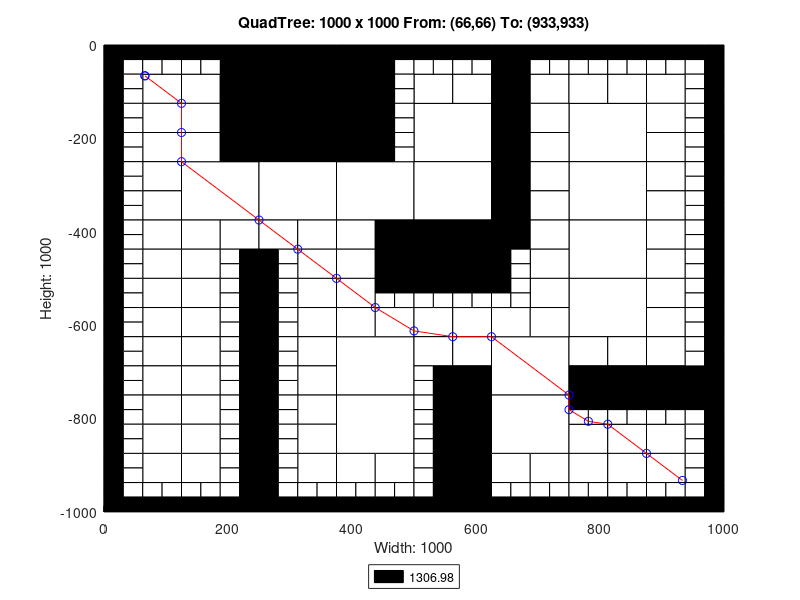

Write MATLAB code to recreate this figure.
axis([0 1000 -1000 0]);
title('QuadTree: 1000 x 1000 From: (66,66) To: (933,933)');
xlabel('Width: 1000');
ylabel('Height: 1000');
rectangle('Position',[250 -125 125 125], 'FaceColor',[0 0 0]);
rectangle('Position',[250 -250 125 125], 'FaceColor',[0 0 0]);
rectangle('Position',[125 -375 125 125], 'FaceColor',[1 1 1]);
rectangle('Position',[250 -375 125 125], 'FaceColor',[1 1 1]);
rectangle('Position',[375 -375 125 125], 'FaceColor',[1 1 1]);
rectangle('Position',[500 -250 125 125], 'FaceColor',[1 1 1]);
rectangle('Position',[750 -250 125 125], 'FaceColor',[1 1 1]);
rectangle('Position',[500 -375 125 125], 'FaceColor',[1 1 1]);
rectangle('Position',[500 -500 125 125], 'FaceColor',[0 0 0]);
rectangle('Position',[750 -375 125 125], 'FaceColor',[1 1 1]);
rectangle('Position',[750 -500 125 125], 'FaceColor',[1 1 1]);
rectangle('Position',[375 -750 125 125], 'FaceColor',[1 1 1]);
rectangle('Position',[375 -875 125 125], 'FaceColor',[1 1 1]);
rectangle('Position',[625 -750 125 125], 'FaceColor',[1 1 1]);
rectangle('Position',[750 -625 125 125], 'FaceColor',[1 1 1]);
rectangle('Position',[625 -875 125 125], 'FaceColor',[1 1 1]);
rectangle('Position',[62.5 -125 62.5 62.5], 'FaceColor',[1 1 1]);
rectangle('Position',[187.5 -62.5 62.5 62.5], 'FaceColor',[0 0 0]);
rectangle('Position',[125 -125 62.5 62.5], 'FaceColor',[1 1 1]);
rectangle('Position',[187.5 -125 62.5 62.5], 'FaceColor',[0 0 0]);
rectangle('Position',[62.5 -187.5 62.5 62.5], 'FaceColor',[1 1 1]);
rectangle('Position',[62.5 -250 62.5 62.5], 'FaceColor',[1 1 1]);
rectangle('Position',[125 -187.5 62.5 62.5], 'FaceColor',[1 1 1]);
rectangle('Position',[187.5 -187.5 62.5 62.5], 'FaceColor',[0 0 0]);
rectangle('Position',[125 -250 62.5 62.5], 'FaceColor',[1 1 1]);
rectangle('Position',[187.5 -250 62.5 62.5], 'FaceColor',[0 0 0]);
rectangle('Position',[375 -62.5 62.5 62.5], 'FaceColor',[0 0 0]);
rectangle('Position',[375 -125 62.5 62.5], 'FaceColor',[0 0 0]);
rectangle('Position',[375 -187.5 62.5 62.5], 'FaceColor',[0 0 0]);
rectangle('Position',[375 -250 62.5 62.5], 'FaceColor',[0 0 0]);
rectangle('Position',[62.5 -312.5 62.5 62.5], 'FaceColor',[1 1 1]);
rectangle('Position',[62.5 -375 62.5 62.5], 'FaceColor',[1 1 1]);
rectangle('Position',[62.5 -437.5 62.5 62.5], 'FaceColor',[1 1 1]);
rectangle('Position',[62.5 -500 62.5 62.5], 'FaceColor',[1 1 1]);
rectangle('Position',[125 -437.5 62.5 62.5], 'FaceColor',[1 1 1]);
rectangle('Position',[187.5 -437.5 62.5 62.5], 'FaceColor',[1 1 1]);
rectangle('Position',[125 -500 62.5 62.5], 'FaceColor',[1 1 1]);
rectangle('Position',[250 -437.5 62.5 62.5], 'FaceColor',[1 1 1]);
rectangle('Position',[312.5 -437.5 62.5 62.5], 'FaceColor',[1 1 1]);
rectangle('Position',[312.5 -500 62.5 62.5], 'FaceColor',[1 1 1]);
rectangle('Position',[375 -437.5 62.5 62.5], 'FaceColor',[1 1 1]);
rectangle('Position',[437.5 -437.5 62.5 62.5], 'FaceColor',[0 0 0]);
rectangle('Position',[375 -500 62.5 62.5], 'FaceColor',[1 1 1]);
rectangle('Position',[437.5 -500 62.5 62.5], 'FaceColor',[0 0 0]);
rectangle('Position',[500 -125 62.5 62.5], 'FaceColor',[1 1 1]);
rectangle('Position',[562.5 -125 62.5 62.5], 'FaceColor',[1 1 1]);
rectangle('Position',[625 -62.5 62.5 62.5], 'FaceColor',[0 0 0]);
rectangle('Position',[625 -125 62.5 62.5], 'FaceColor',[0 0 0]);
rectangle('Position',[687.5 -125 62.5 62.5], 'FaceColor',[1 1 1]);
rectangle('Position',[625 -187.5 62.5 62.5], 'FaceColor',[0 0 0]);
rectangle('Position',[687.5 -187.5 62.5 62.5], 'FaceColor',[1 1 1]);
rectangle('Position',[625 -250 62.5 62.5], 'FaceColor',[0 0 0]);
rectangle('Position',[687.5 -250 62.5 62.5], 'FaceColor',[1 1 1]);
rectangle('Position',[750 -125 62.5 62.5], 'FaceColor',[1 1 1]);
rectangle('Position',[812.5 -125 62.5 62.5], 'FaceColor',[1 1 1]);
rectangle('Position',[875 -125 62.5 62.5], 'FaceColor',[1 1 1]);
rectangle('Position',[875 -187.5 62.5 62.5], 'FaceColor',[1 1 1]);
rectangle('Position',[875 -250 62.5 62.5], 'FaceColor',[1 1 1]);
rectangle('Position',[625 -312.5 62.5 62.5], 'FaceColor',[0 0 0]);
rectangle('Position',[687.5 -312.5 62.5 62.5], 'FaceColor',[1 1 1]);
rectangle('Position',[625 -375 62.5 62.5], 'FaceColor',[0 0 0]);
rectangle('Position',[687.5 -375 62.5 62.5], 'FaceColor',[1 1 1]);
rectangle('Position',[625 -437.5 62.5 62.5], 'FaceColor',[0 0 0]);
rectangle('Position',[687.5 -437.5 62.5 62.5], 'FaceColor',[1 1 1]);
rectangle('Position',[687.5 -500 62.5 62.5], 'FaceColor',[1 1 1]);
rectangle('Position',[875 -312.5 62.5 62.5], 'FaceColor',[1 1 1]);
rectangle('Position',[875 -375 62.5 62.5], 'FaceColor',[1 1 1]);
rectangle('Position',[875 -437.5 62.5 62.5], 'FaceColor',[1 1 1]);
rectangle('Position',[875 -500 62.5 62.5], 'FaceColor',[1 1 1]);
rectangle('Position',[62.5 -562.5 62.5 62.5], 'FaceColor',[1 1 1]);
rectangle('Position',[62.5 -625 62.5 62.5], 'FaceColor',[1 1 1]);
rectangle('Position',[125 -562.5 62.5 62.5], 'FaceColor',[1 1 1]);
rectangle('Position',[125 -625 62.5 62.5], 'FaceColor',[1 1 1]);
rectangle('Position',[62.5 -687.5 62.5 62.5], 'FaceColor',[1 1 1]);
rectangle('Position',[62.5 -750 62.5 62.5], 'FaceColor',[1 1 1]);
rectangle('Position',[125 -687.5 62.5 62.5], 'FaceColor',[1 1 1]);
rectangle('Position',[125 -750 62.5 62.5], 'FaceColor',[1 1 1]);
rectangle('Position',[312.5 -562.5 62.5 62.5], 'FaceColor',[1 1 1]);
rectangle('Position',[312.5 -625 62.5 62.5], 'FaceColor',[1 1 1]);
rectangle('Position',[375 -562.5 62.5 62.5], 'FaceColor',[1 1 1]);
rectangle('Position',[375 -625 62.5 62.5], 'FaceColor',[1 1 1]);
rectangle('Position',[437.5 -625 62.5 62.5], 'FaceColor',[1 1 1]);
rectangle('Position',[312.5 -687.5 62.5 62.5], 'FaceColor',[1 1 1]);
rectangle('Position',[312.5 -750 62.5 62.5], 'FaceColor',[1 1 1]);
rectangle('Position',[62.5 -812.5 62.5 62.5], 'FaceColor',[1 1 1]);
rectangle('Position',[62.5 -875 62.5 62.5], 'FaceColor',[1 1 1]);
rectangle('Position',[125 -812.5 62.5 62.5], 'FaceColor',[1 1 1]);
rectangle('Position',[125 -875 62.5 62.5], 'FaceColor',[1 1 1]);
rectangle('Position',[62.5 -937.5 62.5 62.5], 'FaceColor',[1 1 1]);
rectangle('Position',[125 -937.5 62.5 62.5], 'FaceColor',[1 1 1]);
rectangle('Position',[312.5 -812.5 62.5 62.5], 'FaceColor',[1 1 1]);
rectangle('Position',[312.5 -875 62.5 62.5], 'FaceColor',[1 1 1]);
rectangle('Position',[312.5 -937.5 62.5 62.5], 'FaceColor',[1 1 1]);
rectangle('Position',[375 -937.5 62.5 62.5], 'FaceColor',[1 1 1]);
rectangle('Position',[437.5 -937.5 62.5 62.5], 'FaceColor',[1 1 1]);
rectangle('Position',[500 -625 62.5 62.5], 'FaceColor',[1 1 1]);
rectangle('Position',[562.5 -625 62.5 62.5], 'FaceColor',[1 1 1]);
rectangle('Position',[687.5 -562.5 62.5 62.5], 'FaceColor',[1 1 1]);
rectangle('Position',[625 -625 62.5 62.5], 'FaceColor',[1 1 1]);
rectangle('Position',[687.5 -625 62.5 62.5], 'FaceColor',[1 1 1]);
rectangle('Position',[500 -687.5 62.5 62.5], 'FaceColor',[1 1 1]);
rectangle('Position',[562.5 -687.5 62.5 62.5], 'FaceColor',[1 1 1]);
rectangle('Position',[562.5 -750 62.5 62.5], 'FaceColor',[0 0 0]);
rectangle('Position',[875 -562.5 62.5 62.5], 'FaceColor',[1 1 1]);
rectangle('Position',[875 -625 62.5 62.5], 'FaceColor',[1 1 1]);
rectangle('Position',[750 -687.5 62.5 62.5], 'FaceColor',[1 1 1]);
rectangle('Position',[812.5 -687.5 62.5 62.5], 'FaceColor',[1 1 1]);
rectangle('Position',[750 -750 62.5 62.5], 'FaceColor',[0 0 0]);
rectangle('Position',[812.5 -750 62.5 62.5], 'FaceColor',[0 0 0]);
rectangle('Position',[875 -687.5 62.5 62.5], 'FaceColor',[1 1 1]);
rectangle('Position',[875 -750 62.5 62.5], 'FaceColor',[0 0 0]);
rectangle('Position',[937.5 -750 62.5 62.5], 'FaceColor',[0 0 0]);
rectangle('Position',[562.5 -812.5 62.5 62.5], 'FaceColor',[0 0 0]);
rectangle('Position',[562.5 -875 62.5 62.5], 'FaceColor',[0 0 0]);
rectangle('Position',[562.5 -937.5 62.5 62.5], 'FaceColor',[0 0 0]);
rectangle('Position',[562.5 -1000 62.5 62.5], 'FaceColor',[0 0 0]);
rectangle('Position',[625 -937.5 62.5 62.5], 'FaceColor',[1 1 1]);
rectangle('Position',[687.5 -937.5 62.5 62.5], 'FaceColor',[1 1 1]);
rectangle('Position',[750 -875 62.5 62.5], 'FaceColor',[1 1 1]);
rectangle('Position',[812.5 -875 62.5 62.5], 'FaceColor',[1 1 1]);
rectangle('Position',[875 -875 62.5 62.5], 'FaceColor',[1 1 1]);
rectangle('Position',[750 -937.5 62.5 62.5], 'FaceColor',[1 1 1]);
rectangle('Position',[812.5 -937.5 62.5 62.5], 'FaceColor',[1 1 1]);
rectangle('Position',[875 -937.5 62.5 62.5], 'FaceColor',[1 1 1]);
rectangle('Position',[0 -31.25 31.25 31.25], 'FaceColor',[0 0 0]);
rectangle('Position',[31.25 -31.25 31.25 31.25], 'FaceColor',[0 0 0]);
rectangle('Position',[0 -62.5 31.25 31.25], 'FaceColor',[0 0 0]);
rectangle('Position',[31.25 -62.5 31.25 31.25], 'FaceColor',[1 1 1]);
rectangle('Position',[62.5 -31.25 31.25 31.25], 'FaceColor',[0 0 0]);
rectangle('Position',[93.75 -31.25 31.25 31.25], 'FaceColor',[0 0 0]);
rectangle('Position',[62.5 -62.5 31.25 31.25], 'FaceColor',[1 1 1]);
rectangle('Position',[93.75 -62.5 31.25 31.25], 'FaceColor',[1 1 1]);
rectangle('Position',[0 -93.75 31.25 31.25], 'FaceColor',[0 0 0]);
rectangle('Position',[31.25 -93.75 31.25 31.25], 'FaceColor',[1 1 1]);
rectangle('Position',[0 -125 31.25 31.25], 'FaceColor',[0 0 0]);
rectangle('Position',[31.25 -125 31.25 31.25], 'FaceColor',[1 1 1]);
rectangle('Position',[125 -31.25 31.25 31.25], 'FaceColor',[0 0 0]);
rectangle('Position',[156.25 -31.25 31.25 31.25], 'FaceColor',[0 0 0]);
rectangle('Position',[125 -62.5 31.25 31.25], 'FaceColor',[1 1 1]);
rectangle('Position',[156.25 -62.5 31.25 31.25], 'FaceColor',[1 1 1]);
rectangle('Position',[0 -156.25 31.25 31.25], 'FaceColor',[0 0 0]);
rectangle('Position',[31.25 -156.25 31.25 31.25], 'FaceColor',[1 1 1]);
rectangle('Position',[0 -187.5 31.25 31.25], 'FaceColor',[0 0 0]);
rectangle('Position',[31.25 -187.5 31.25 31.25], 'FaceColor',[1 1 1]);
rectangle('Position',[0 -218.75 31.25 31.25], 'FaceColor',[0 0 0]);
rectangle('Position',[31.25 -218.75 31.25 31.25], 'FaceColor',[1 1 1]);
rectangle('Position',[0 -250 31.25 31.25], 'FaceColor',[0 0 0]);
rectangle('Position',[31.25 -250 31.25 31.25], 'FaceColor',[1 1 1]);
rectangle('Position',[437.5 -31.25 31.25 31.25], 'FaceColor',[0 0 0]);
rectangle('Position',[468.75 -31.25 31.25 31.25], 'FaceColor',[0 0 0]);
rectangle('Position',[437.5 -62.5 31.25 31.25], 'FaceColor',[0 0 0]);
rectangle('Position',[468.75 -62.5 31.25 31.25], 'FaceColor',[1 1 1]);
rectangle('Position',[437.5 -93.75 31.25 31.25], 'FaceColor',[0 0 0]);
rectangle('Position',[468.75 -93.75 31.25 31.25], 'FaceColor',[1 1 1]);
rectangle('Position',[437.5 -125 31.25 31.25], 'FaceColor',[0 0 0]);
rectangle('Position',[468.75 -125 31.25 31.25], 'FaceColor',[1 1 1]);
rectangle('Position',[437.5 -156.25 31.25 31.25], 'FaceColor',[0 0 0]);
rectangle('Position',[468.75 -156.25 31.25 31.25], 'FaceColor',[1 1 1]);
rectangle('Position',[437.5 -187.5 31.25 31.25], 'FaceColor',[0 0 0]);
rectangle('Position',[468.75 -187.5 31.25 31.25], 'FaceColor',[1 1 1]);
rectangle('Position',[437.5 -218.75 31.25 31.25], 'FaceColor',[0 0 0]);
rectangle('Position',[468.75 -218.75 31.25 31.25], 'FaceColor',[1 1 1]);
rectangle('Position',[437.5 -250 31.25 31.25], 'FaceColor',[0 0 0]);
rectangle('Position',[468.75 -250 31.25 31.25], 'FaceColor',[1 1 1]);
rectangle('Position',[0 -281.25 31.25 31.25], 'FaceColor',[0 0 0]);
rectangle('Position',[31.25 -281.25 31.25 31.25], 'FaceColor',[1 1 1]);
rectangle('Position',[0 -312.5 31.25 31.25], 'FaceColor',[0 0 0]);
rectangle('Position',[31.25 -312.5 31.25 31.25], 'FaceColor',[1 1 1]);
rectangle('Position',[0 -343.75 31.25 31.25], 'FaceColor',[0 0 0]);
rectangle('Position',[31.25 -343.75 31.25 31.25], 'FaceColor',[1 1 1]);
rectangle('Position',[0 -375 31.25 31.25], 'FaceColor',[0 0 0]);
rectangle('Position',[31.25 -375 31.25 31.25], 'FaceColor',[1 1 1]);
rectangle('Position',[0 -406.25 31.25 31.25], 'FaceColor',[0 0 0]);
rectangle('Position',[31.25 -406.25 31.25 31.25], 'FaceColor',[1 1 1]);
rectangle('Position',[0 -437.5 31.25 31.25], 'FaceColor',[0 0 0]);
rectangle('Position',[31.25 -437.5 31.25 31.25], 'FaceColor',[1 1 1]);
rectangle('Position',[0 -468.75 31.25 31.25], 'FaceColor',[0 0 0]);
rectangle('Position',[31.25 -468.75 31.25 31.25], 'FaceColor',[1 1 1]);
rectangle('Position',[0 -500 31.25 31.25], 'FaceColor',[0 0 0]);
rectangle('Position',[31.25 -500 31.25 31.25], 'FaceColor',[1 1 1]);
rectangle('Position',[187.5 -468.75 31.25 31.25], 'FaceColor',[1 1 1]);
rectangle('Position',[218.75 -468.75 31.25 31.25], 'FaceColor',[0 0 0]);
rectangle('Position',[187.5 -500 31.25 31.25], 'FaceColor',[1 1 1]);
rectangle('Position',[218.75 -500 31.25 31.25], 'FaceColor',[0 0 0]);
rectangle('Position',[250 -468.75 31.25 31.25], 'FaceColor',[0 0 0]);
rectangle('Position',[281.25 -468.75 31.25 31.25], 'FaceColor',[1 1 1]);
rectangle('Position',[250 -500 31.25 31.25], 'FaceColor',[0 0 0]);
rectangle('Position',[281.25 -500 31.25 31.25], 'FaceColor',[1 1 1]);
rectangle('Position',[500 -31.25 31.25 31.25], 'FaceColor',[0 0 0]);
rectangle('Position',[531.25 -31.25 31.25 31.25], 'FaceColor',[0 0 0]);
rectangle('Position',[500 -62.5 31.25 31.25], 'FaceColor',[1 1 1]);
rectangle('Position',[531.25 -62.5 31.25 31.25], 'FaceColor',[1 1 1]);
rectangle('Position',[562.5 -31.25 31.25 31.25], 'FaceColor',[0 0 0]);
rectangle('Position',[593.75 -31.25 31.25 31.25], 'FaceColor',[0 0 0]);
rectangle('Position',[562.5 -62.5 31.25 31.25], 'FaceColor',[1 1 1]);
rectangle('Position',[593.75 -62.5 31.25 31.25], 'FaceColor',[1 1 1]);
rectangle('Position',[687.5 -31.25 31.25 31.25], 'FaceColor',[0 0 0]);
rectangle('Position',[718.75 -31.25 31.25 31.25], 'FaceColor',[0 0 0]);
rectangle('Position',[687.5 -62.5 31.25 31.25], 'FaceColor',[1 1 1]);
rectangle('Position',[718.75 -62.5 31.25 31.25], 'FaceColor',[1 1 1]);
rectangle('Position',[750 -31.25 31.25 31.25], 'FaceColor',[0 0 0]);
rectangle('Position',[781.25 -31.25 31.25 31.25], 'FaceColor',[0 0 0]);
rectangle('Position',[750 -62.5 31.25 31.25], 'FaceColor',[1 1 1]);
rectangle('Position',[781.25 -62.5 31.25 31.25], 'FaceColor',[1 1 1]);
rectangle('Position',[812.5 -31.25 31.25 31.25], 'FaceColor',[0 0 0]);
rectangle('Position',[843.75 -31.25 31.25 31.25], 'FaceColor',[0 0 0]);
rectangle('Position',[812.5 -62.5 31.25 31.25], 'FaceColor',[1 1 1]);
rectangle('Position',[843.75 -62.5 31.25 31.25], 'FaceColor',[1 1 1]);
rectangle('Position',[875 -31.25 31.25 31.25], 'FaceColor',[0 0 0]);
rectangle('Position',[906.25 -31.25 31.25 31.25], 'FaceColor',[0 0 0]);
rectangle('Position',[875 -62.5 31.25 31.25], 'FaceColor',[1 1 1]);
rectangle('Position',[906.25 -62.5 31.25 31.25], 'FaceColor',[1 1 1]);
rectangle('Position',[937.5 -31.25 31.25 31.25], 'FaceColor',[0 0 0]);
rectangle('Position',[968.75 -31.25 31.25 31.25], 'FaceColor',[0 0 0]);
rectangle('Position',[937.5 -62.5 31.25 31.25], 'FaceColor',[1 1 1]);
rectangle('Position',[968.75 -62.5 31.25 31.25], 'FaceColor',[0 0 0]);
rectangle('Position',[937.5 -93.75 31.25 31.25], 'FaceColor',[1 1 1]);
rectangle('Position',[968.75 -93.75 31.25 31.25], 'FaceColor',[0 0 0]);
rectangle('Position',[937.5 -125 31.25 31.25], 'FaceColor',[1 1 1]);
rectangle('Position',[968.75 -125 31.25 31.25], 'FaceColor',[0 0 0]);
rectangle('Position',[937.5 -156.25 31.25 31.25], 'FaceColor',[1 1 1]);
rectangle('Position',[968.75 -156.25 31.25 31.25], 'FaceColor',[0 0 0]);
rectangle('Position',[937.5 -187.5 31.25 31.25], 'FaceColor',[1 1 1]);
rectangle('Position',[968.75 -187.5 31.25 31.25], 'FaceColor',[0 0 0]);
rectangle('Position',[937.5 -218.75 31.25 31.25], 'FaceColor',[1 1 1]);
rectangle('Position',[968.75 -218.75 31.25 31.25], 'FaceColor',[0 0 0]);
rectangle('Position',[937.5 -250 31.25 31.25], 'FaceColor',[1 1 1]);
rectangle('Position',[968.75 -250 31.25 31.25], 'FaceColor',[0 0 0]);
rectangle('Position',[625 -468.75 31.25 31.25], 'FaceColor',[0 0 0]);
rectangle('Position',[656.25 -468.75 31.25 31.25], 'FaceColor',[1 1 1]);
rectangle('Position',[625 -500 31.25 31.25], 'FaceColor',[0 0 0]);
rectangle('Position',[656.25 -500 31.25 31.25], 'FaceColor',[1 1 1]);
rectangle('Position',[937.5 -281.25 31.25 31.25], 'FaceColor',[1 1 1]);
rectangle('Position',[968.75 -281.25 31.25 31.25], 'FaceColor',[0 0 0]);
rectangle('Position',[937.5 -312.5 31.25 31.25], 'FaceColor',[1 1 1]);
rectangle('Position',[968.75 -312.5 31.25 31.25], 'FaceColor',[0 0 0]);
rectangle('Position',[937.5 -343.75 31.25 31.25], 'FaceColor',[1 1 1]);
rectangle('Position',[968.75 -343.75 31.25 31.25], 'FaceColor',[0 0 0]);
rectangle('Position',[937.5 -375 31.25 31.25], 'FaceColor',[1 1 1]);
rectangle('Position',[968.75 -375 31.25 31.25], 'FaceColor',[0 0 0]);
rectangle('Position',[937.5 -406.25 31.25 31.25], 'FaceColor',[1 1 1]);
rectangle('Position',[968.75 -406.25 31.25 31.25], 'FaceColor',[0 0 0]);
rectangle('Position',[937.5 -437.5 31.25 31.25], 'FaceColor',[1 1 1]);
rectangle('Position',[968.75 -437.5 31.25 31.25], 'FaceColor',[0 0 0]);
rectangle('Position',[937.5 -468.75 31.25 31.25], 'FaceColor',[1 1 1]);
rectangle('Position',[968.75 -468.75 31.25 31.25], 'FaceColor',[0 0 0]);
rectangle('Position',[937.5 -500 31.25 31.25], 'FaceColor',[1 1 1]);
rectangle('Position',[968.75 -500 31.25 31.25], 'FaceColor',[0 0 0]);
rectangle('Position',[0 -531.25 31.25 31.25], 'FaceColor',[0 0 0]);
rectangle('Position',[31.25 -531.25 31.25 31.25], 'FaceColor',[1 1 1]);
rectangle('Position',[0 -562.5 31.25 31.25], 'FaceColor',[0 0 0]);
rectangle('Position',[31.25 -562.5 31.25 31.25], 'FaceColor',[1 1 1]);
rectangle('Position',[0 -593.75 31.25 31.25], 'FaceColor',[0 0 0]);
rectangle('Position',[31.25 -593.75 31.25 31.25], 'FaceColor',[1 1 1]);
rectangle('Position',[0 -625 31.25 31.25], 'FaceColor',[0 0 0]);
rectangle('Position',[31.25 -625 31.25 31.25], 'FaceColor',[1 1 1]);
rectangle('Position',[187.5 -531.25 31.25 31.25], 'FaceColor',[1 1 1]);
rectangle('Position',[218.75 -531.25 31.25 31.25], 'FaceColor',[0 0 0]);
rectangle('Position',[187.5 -562.5 31.25 31.25], 'FaceColor',[1 1 1]);
rectangle('Position',[218.75 -562.5 31.25 31.25], 'FaceColor',[0 0 0]);
rectangle('Position',[187.5 -593.75 31.25 31.25], 'FaceColor',[1 1 1]);
rectangle('Position',[218.75 -593.75 31.25 31.25], 'FaceColor',[0 0 0]);
rectangle('Position',[187.5 -625 31.25 31.25], 'FaceColor',[1 1 1]);
rectangle('Position',[218.75 -625 31.25 31.25], 'FaceColor',[0 0 0]);
rectangle('Position',[0 -656.25 31.25 31.25], 'FaceColor',[0 0 0]);
rectangle('Position',[31.25 -656.25 31.25 31.25], 'FaceColor',[1 1 1]);
rectangle('Position',[0 -687.5 31.25 31.25], 'FaceColor',[0 0 0]);
rectangle('Position',[31.25 -687.5 31.25 31.25], 'FaceColor',[1 1 1]);
rectangle('Position',[0 -718.75 31.25 31.25], 'FaceColor',[0 0 0]);
rectangle('Position',[31.25 -718.75 31.25 31.25], 'FaceColor',[1 1 1]);
rectangle('Position',[0 -750 31.25 31.25], 'FaceColor',[0 0 0]);
rectangle('Position',[31.25 -750 31.25 31.25], 'FaceColor',[1 1 1]);
rectangle('Position',[187.5 -656.25 31.25 31.25], 'FaceColor',[1 1 1]);
rectangle('Position',[218.75 -656.25 31.25 31.25], 'FaceColor',[0 0 0]);
rectangle('Position',[187.5 -687.5 31.25 31.25], 'FaceColor',[1 1 1]);
rectangle('Position',[218.75 -687.5 31.25 31.25], 'FaceColor',[0 0 0]);
rectangle('Position',[187.5 -718.75 31.25 31.25], 'FaceColor',[1 1 1]);
rectangle('Position',[218.75 -718.75 31.25 31.25], 'FaceColor',[0 0 0]);
rectangle('Position',[187.5 -750 31.25 31.25], 'FaceColor',[1 1 1]);
rectangle('Position',[218.75 -750 31.25 31.25], 'FaceColor',[0 0 0]);
rectangle('Position',[250 -531.25 31.25 31.25], 'FaceColor',[0 0 0]);
rectangle('Position',[281.25 -531.25 31.25 31.25], 'FaceColor',[1 1 1]);
rectangle('Position',[250 -562.5 31.25 31.25], 'FaceColor',[0 0 0]);
rectangle('Position',[281.25 -562.5 31.25 31.25], 'FaceColor',[1 1 1]);
rectangle('Position',[250 -593.75 31.25 31.25], 'FaceColor',[0 0 0]);
rectangle('Position',[281.25 -593.75 31.25 31.25], 'FaceColor',[1 1 1]);
rectangle('Position',[250 -625 31.25 31.25], 'FaceColor',[0 0 0]);
rectangle('Position',[281.25 -625 31.25 31.25], 'FaceColor',[1 1 1]);
rectangle('Position',[437.5 -531.25 31.25 31.25], 'FaceColor',[0 0 0]);
rectangle('Position',[468.75 -531.25 31.25 31.25], 'FaceColor',[0 0 0]);
rectangle('Position',[437.5 -562.5 31.25 31.25], 'FaceColor',[1 1 1]);
rectangle('Position',[468.75 -562.5 31.25 31.25], 'FaceColor',[1 1 1]);
rectangle('Position',[250 -656.25 31.25 31.25], 'FaceColor',[0 0 0]);
rectangle('Position',[281.25 -656.25 31.25 31.25], 'FaceColor',[1 1 1]);
rectangle('Position',[250 -687.5 31.25 31.25], 'FaceColor',[0 0 0]);
rectangle('Position',[281.25 -687.5 31.25 31.25], 'FaceColor',[1 1 1]);
rectangle('Position',[250 -718.75 31.25 31.25], 'FaceColor',[0 0 0]);
rectangle('Position',[281.25 -718.75 31.25 31.25], 'FaceColor',[1 1 1]);
rectangle('Position',[250 -750 31.25 31.25], 'FaceColor',[0 0 0]);
rectangle('Position',[281.25 -750 31.25 31.25], 'FaceColor',[1 1 1]);
rectangle('Position',[0 -781.25 31.25 31.25], 'FaceColor',[0 0 0]);
rectangle('Position',[31.25 -781.25 31.25 31.25], 'FaceColor',[1 1 1]);
rectangle('Position',[0 -812.5 31.25 31.25], 'FaceColor',[0 0 0]);
rectangle('Position',[31.25 -812.5 31.25 31.25], 'FaceColor',[1 1 1]);
rectangle('Position',[0 -843.75 31.25 31.25], 'FaceColor',[0 0 0]);
rectangle('Position',[31.25 -843.75 31.25 31.25], 'FaceColor',[1 1 1]);
rectangle('Position',[0 -875 31.25 31.25], 'FaceColor',[0 0 0]);
rectangle('Position',[31.25 -875 31.25 31.25], 'FaceColor',[1 1 1]);
rectangle('Position',[187.5 -781.25 31.25 31.25], 'FaceColor',[1 1 1]);
rectangle('Position',[218.75 -781.25 31.25 31.25], 'FaceColor',[0 0 0]);
rectangle('Position',[187.5 -812.5 31.25 31.25], 'FaceColor',[1 1 1]);
rectangle('Position',[218.75 -812.5 31.25 31.25], 'FaceColor',[0 0 0]);
rectangle('Position',[187.5 -843.75 31.25 31.25], 'FaceColor',[1 1 1]);
rectangle('Position',[218.75 -843.75 31.25 31.25], 'FaceColor',[0 0 0]);
rectangle('Position',[187.5 -875 31.25 31.25], 'FaceColor',[1 1 1]);
rectangle('Position',[218.75 -875 31.25 31.25], 'FaceColor',[0 0 0]);
rectangle('Position',[0 -906.25 31.25 31.25], 'FaceColor',[0 0 0]);
rectangle('Position',[31.25 -906.25 31.25 31.25], 'FaceColor',[1 1 1]);
rectangle('Position',[0 -937.5 31.25 31.25], 'FaceColor',[0 0 0]);
rectangle('Position',[31.25 -937.5 31.25 31.25], 'FaceColor',[1 1 1]);
rectangle('Position',[0 -968.75 31.25 31.25], 'FaceColor',[0 0 0]);
rectangle('Position',[31.25 -968.75 31.25 31.25], 'FaceColor',[1 1 1]);
rectangle('Position',[0 -1000 31.25 31.25], 'FaceColor',[0 0 0]);
rectangle('Position',[31.25 -1000 31.25 31.25], 'FaceColor',[0 0 0]);
rectangle('Position',[62.5 -968.75 31.25 31.25], 'FaceColor',[1 1 1]);
rectangle('Position',[93.75 -968.75 31.25 31.25], 'FaceColor',[1 1 1]);
rectangle('Position',[62.5 -1000 31.25 31.25], 'FaceColor',[0 0 0]);
rectangle('Position',[93.75 -1000 31.25 31.25], 'FaceColor',[0 0 0]);
rectangle('Position',[187.5 -906.25 31.25 31.25], 'FaceColor',[1 1 1]);
rectangle('Position',[218.75 -906.25 31.25 31.25], 'FaceColor',[0 0 0]);
rectangle('Position',[187.5 -937.5 31.25 31.25], 'FaceColor',[1 1 1]);
rectangle('Position',[218.75 -937.5 31.25 31.25], 'FaceColor',[0 0 0]);
rectangle('Position',[125 -968.75 31.25 31.25], 'FaceColor',[1 1 1]);
rectangle('Position',[156.25 -968.75 31.25 31.25], 'FaceColor',[1 1 1]);
rectangle('Position',[125 -1000 31.25 31.25], 'FaceColor',[0 0 0]);
rectangle('Position',[156.25 -1000 31.25 31.25], 'FaceColor',[0 0 0]);
rectangle('Position',[187.5 -968.75 31.25 31.25], 'FaceColor',[1 1 1]);
rectangle('Position',[218.75 -968.75 31.25 31.25], 'FaceColor',[0 0 0]);
rectangle('Position',[187.5 -1000 31.25 31.25], 'FaceColor',[0 0 0]);
rectangle('Position',[218.75 -1000 31.25 31.25], 'FaceColor',[0 0 0]);
rectangle('Position',[250 -781.25 31.25 31.25], 'FaceColor',[0 0 0]);
rectangle('Position',[281.25 -781.25 31.25 31.25], 'FaceColor',[1 1 1]);
rectangle('Position',[250 -812.5 31.25 31.25], 'FaceColor',[0 0 0]);
rectangle('Position',[281.25 -812.5 31.25 31.25], 'FaceColor',[1 1 1]);
rectangle('Position',[250 -843.75 31.25 31.25], 'FaceColor',[0 0 0]);
rectangle('Position',[281.25 -843.75 31.25 31.25], 'FaceColor',[1 1 1]);
rectangle('Position',[250 -875 31.25 31.25], 'FaceColor',[0 0 0]);
rectangle('Position',[281.25 -875 31.25 31.25], 'FaceColor',[1 1 1]);
rectangle('Position',[250 -906.25 31.25 31.25], 'FaceColor',[0 0 0]);
rectangle('Position',[281.25 -906.25 31.25 31.25], 'FaceColor',[1 1 1]);
rectangle('Position',[250 -937.5 31.25 31.25], 'FaceColor',[0 0 0]);
rectangle('Position',[281.25 -937.5 31.25 31.25], 'FaceColor',[1 1 1]);
rectangle('Position',[250 -968.75 31.25 31.25], 'FaceColor',[0 0 0]);
rectangle('Position',[281.25 -968.75 31.25 31.25], 'FaceColor',[1 1 1]);
rectangle('Position',[250 -1000 31.25 31.25], 'FaceColor',[0 0 0]);
rectangle('Position',[281.25 -1000 31.25 31.25], 'FaceColor',[0 0 0]);
rectangle('Position',[312.5 -968.75 31.25 31.25], 'FaceColor',[1 1 1]);
rectangle('Position',[343.75 -968.75 31.25 31.25], 'FaceColor',[1 1 1]);
rectangle('Position',[312.5 -1000 31.25 31.25], 'FaceColor',[0 0 0]);
rectangle('Position',[343.75 -1000 31.25 31.25], 'FaceColor',[0 0 0]);
rectangle('Position',[375 -968.75 31.25 31.25], 'FaceColor',[1 1 1]);
rectangle('Position',[406.25 -968.75 31.25 31.25], 'FaceColor',[1 1 1]);
rectangle('Position',[375 -1000 31.25 31.25], 'FaceColor',[0 0 0]);
rectangle('Position',[406.25 -1000 31.25 31.25], 'FaceColor',[0 0 0]);
rectangle('Position',[437.5 -968.75 31.25 31.25], 'FaceColor',[1 1 1]);
rectangle('Position',[468.75 -968.75 31.25 31.25], 'FaceColor',[1 1 1]);
rectangle('Position',[437.5 -1000 31.25 31.25], 'FaceColor',[0 0 0]);
rectangle('Position',[468.75 -1000 31.25 31.25], 'FaceColor',[0 0 0]);
rectangle('Position',[500 -531.25 31.25 31.25], 'FaceColor',[0 0 0]);
rectangle('Position',[531.25 -531.25 31.25 31.25], 'FaceColor',[0 0 0]);
rectangle('Position',[500 -562.5 31.25 31.25], 'FaceColor',[1 1 1]);
rectangle('Position',[531.25 -562.5 31.25 31.25], 'FaceColor',[1 1 1]);
rectangle('Position',[562.5 -531.25 31.25 31.25], 'FaceColor',[0 0 0]);
rectangle('Position',[593.75 -531.25 31.25 31.25], 'FaceColor',[0 0 0]);
rectangle('Position',[562.5 -562.5 31.25 31.25], 'FaceColor',[1 1 1]);
rectangle('Position',[593.75 -562.5 31.25 31.25], 'FaceColor',[1 1 1]);
rectangle('Position',[625 -531.25 31.25 31.25], 'FaceColor',[0 0 0]);
rectangle('Position',[656.25 -531.25 31.25 31.25], 'FaceColor',[1 1 1]);
rectangle('Position',[625 -562.5 31.25 31.25], 'FaceColor',[1 1 1]);
rectangle('Position',[656.25 -562.5 31.25 31.25], 'FaceColor',[1 1 1]);
rectangle('Position',[500 -718.75 31.25 31.25], 'FaceColor',[1 1 1]);
rectangle('Position',[531.25 -718.75 31.25 31.25], 'FaceColor',[0 0 0]);
rectangle('Position',[500 -750 31.25 31.25], 'FaceColor',[1 1 1]);
rectangle('Position',[531.25 -750 31.25 31.25], 'FaceColor',[0 0 0]);
rectangle('Position',[937.5 -531.25 31.25 31.25], 'FaceColor',[1 1 1]);
rectangle('Position',[968.75 -531.25 31.25 31.25], 'FaceColor',[0 0 0]);
rectangle('Position',[937.5 -562.5 31.25 31.25], 'FaceColor',[1 1 1]);
rectangle('Position',[968.75 -562.5 31.25 31.25], 'FaceColor',[0 0 0]);
rectangle('Position',[937.5 -593.75 31.25 31.25], 'FaceColor',[1 1 1]);
rectangle('Position',[968.75 -593.75 31.25 31.25], 'FaceColor',[0 0 0]);
rectangle('Position',[937.5 -625 31.25 31.25], 'FaceColor',[1 1 1]);
rectangle('Position',[968.75 -625 31.25 31.25], 'FaceColor',[0 0 0]);
rectangle('Position',[937.5 -656.25 31.25 31.25], 'FaceColor',[1 1 1]);
rectangle('Position',[968.75 -656.25 31.25 31.25], 'FaceColor',[0 0 0]);
rectangle('Position',[937.5 -687.5 31.25 31.25], 'FaceColor',[1 1 1]);
rectangle('Position',[968.75 -687.5 31.25 31.25], 'FaceColor',[0 0 0]);
rectangle('Position',[500 -781.25 31.25 31.25], 'FaceColor',[1 1 1]);
rectangle('Position',[531.25 -781.25 31.25 31.25], 'FaceColor',[0 0 0]);
rectangle('Position',[500 -812.5 31.25 31.25], 'FaceColor',[1 1 1]);
rectangle('Position',[531.25 -812.5 31.25 31.25], 'FaceColor',[0 0 0]);
rectangle('Position',[500 -843.75 31.25 31.25], 'FaceColor',[1 1 1]);
rectangle('Position',[531.25 -843.75 31.25 31.25], 'FaceColor',[0 0 0]);
rectangle('Position',[500 -875 31.25 31.25], 'FaceColor',[1 1 1]);
rectangle('Position',[531.25 -875 31.25 31.25], 'FaceColor',[0 0 0]);
rectangle('Position',[500 -906.25 31.25 31.25], 'FaceColor',[1 1 1]);
rectangle('Position',[531.25 -906.25 31.25 31.25], 'FaceColor',[0 0 0]);
rectangle('Position',[500 -937.5 31.25 31.25], 'FaceColor',[1 1 1]);
rectangle('Position',[531.25 -937.5 31.25 31.25], 'FaceColor',[0 0 0]);
rectangle('Position',[500 -968.75 31.25 31.25], 'FaceColor',[1 1 1]);
rectangle('Position',[531.25 -968.75 31.25 31.25], 'FaceColor',[0 0 0]);
rectangle('Position',[500 -1000 31.25 31.25], 'FaceColor',[0 0 0]);
rectangle('Position',[531.25 -1000 31.25 31.25], 'FaceColor',[0 0 0]);
rectangle('Position',[625 -968.75 31.25 31.25], 'FaceColor',[1 1 1]);
rectangle('Position',[656.25 -968.75 31.25 31.25], 'FaceColor',[1 1 1]);
rectangle('Position',[625 -1000 31.25 31.25], 'FaceColor',[0 0 0]);
rectangle('Position',[656.25 -1000 31.25 31.25], 'FaceColor',[0 0 0]);
rectangle('Position',[687.5 -968.75 31.25 31.25], 'FaceColor',[1 1 1]);
rectangle('Position',[718.75 -968.75 31.25 31.25], 'FaceColor',[1 1 1]);
rectangle('Position',[687.5 -1000 31.25 31.25], 'FaceColor',[0 0 0]);
rectangle('Position',[718.75 -1000 31.25 31.25], 'FaceColor',[0 0 0]);
rectangle('Position',[750 -781.25 31.25 31.25], 'FaceColor',[0 0 0]);
rectangle('Position',[781.25 -781.25 31.25 31.25], 'FaceColor',[0 0 0]);
rectangle('Position',[750 -812.5 31.25 31.25], 'FaceColor',[1 1 1]);
rectangle('Position',[781.25 -812.5 31.25 31.25], 'FaceColor',[1 1 1]);
rectangle('Position',[812.5 -781.25 31.25 31.25], 'FaceColor',[0 0 0]);
rectangle('Position',[843.75 -781.25 31.25 31.25], 'FaceColor',[0 0 0]);
rectangle('Position',[812.5 -812.5 31.25 31.25], 'FaceColor',[1 1 1]);
rectangle('Position',[843.75 -812.5 31.25 31.25], 'FaceColor',[1 1 1]);
rectangle('Position',[875 -781.25 31.25 31.25], 'FaceColor',[0 0 0]);
rectangle('Position',[906.25 -781.25 31.25 31.25], 'FaceColor',[0 0 0]);
rectangle('Position',[875 -812.5 31.25 31.25], 'FaceColor',[1 1 1]);
rectangle('Position',[906.25 -812.5 31.25 31.25], 'FaceColor',[1 1 1]);
rectangle('Position',[937.5 -781.25 31.25 31.25], 'FaceColor',[0 0 0]);
rectangle('Position',[968.75 -781.25 31.25 31.25], 'FaceColor',[0 0 0]);
rectangle('Position',[937.5 -812.5 31.25 31.25], 'FaceColor',[1 1 1]);
rectangle('Position',[968.75 -812.5 31.25 31.25], 'FaceColor',[0 0 0]);
rectangle('Position',[937.5 -843.75 31.25 31.25], 'FaceColor',[1 1 1]);
rectangle('Position',[968.75 -843.75 31.25 31.25], 'FaceColor',[0 0 0]);
rectangle('Position',[937.5 -875 31.25 31.25], 'FaceColor',[1 1 1]);
rectangle('Position',[968.75 -875 31.25 31.25], 'FaceColor',[0 0 0]);
rectangle('Position',[750 -968.75 31.25 31.25], 'FaceColor',[1 1 1]);
rectangle('Position',[781.25 -968.75 31.25 31.25], 'FaceColor',[1 1 1]);
rectangle('Position',[750 -1000 31.25 31.25], 'FaceColor',[0 0 0]);
rectangle('Position',[781.25 -1000 31.25 31.25], 'FaceColor',[0 0 0]);
rectangle('Position',[812.5 -968.75 31.25 31.25], 'FaceColor',[1 1 1]);
rectangle('Position',[843.75 -968.75 31.25 31.25], 'FaceColor',[1 1 1]);
rectangle('Position',[812.5 -1000 31.25 31.25], 'FaceColor',[0 0 0]);
rectangle('Position',[843.75 -1000 31.25 31.25], 'FaceColor',[0 0 0]);
rectangle('Position',[937.5 -906.25 31.25 31.25], 'FaceColor',[1 1 1]);
rectangle('Position',[968.75 -906.25 31.25 31.25], 'FaceColor',[0 0 0]);
rectangle('Position',[937.5 -937.5 31.25 31.25], 'FaceColor',[1 1 1]);
rectangle('Position',[968.75 -937.5 31.25 31.25], 'FaceColor',[0 0 0]);
rectangle('Position',[875 -968.75 31.25 31.25], 'FaceColor',[1 1 1]);
rectangle('Position',[906.25 -968.75 31.25 31.25], 'FaceColor',[1 1 1]);
rectangle('Position',[875 -1000 31.25 31.25], 'FaceColor',[0 0 0]);
rectangle('Position',[906.25 -1000 31.25 31.25], 'FaceColor',[0 0 0]);
rectangle('Position',[937.5 -968.75 31.25 31.25], 'FaceColor',[1 1 1]);
rectangle('Position',[968.75 -968.75 31.25 31.25], 'FaceColor',[0 0 0]);
rectangle('Position',[937.5 -1000 31.25 31.25], 'FaceColor',[0 0 0]);
rectangle('Position',[968.75 -1000 31.25 31.25], 'FaceColor',[0 0 0]);
X=[933,875,812.5,781.25,750,750,625,562.5,500,437.5,375,312.5,250,125,125,125,66,66];
Y=[-933,-875,-812.5,-806.25,-781.25,-750,-625,-625,-612.5,-562.5,-500,-437.5,-375,-250,-187.5,-125,-66,-66];
hold on;
plot(X,Y,'r');
plot(X,Y,'bo');
legend('1306.98','Location','southoutside');
